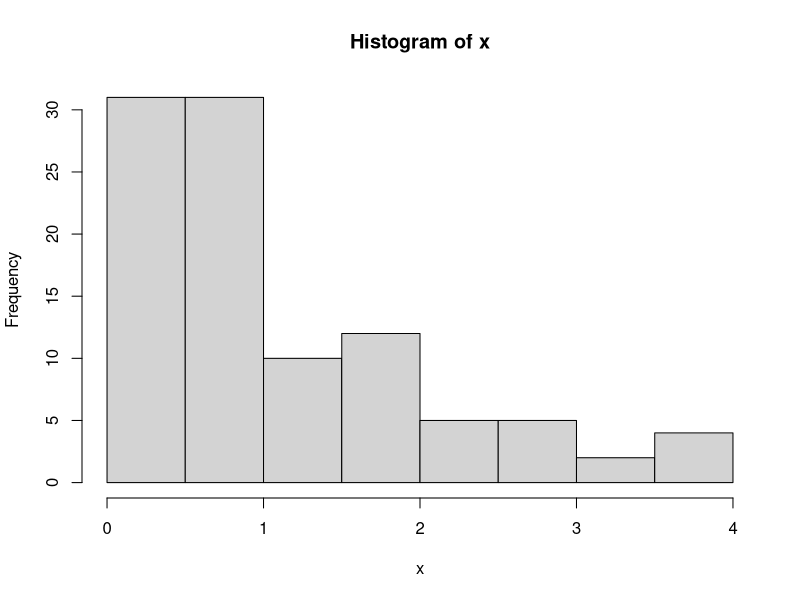
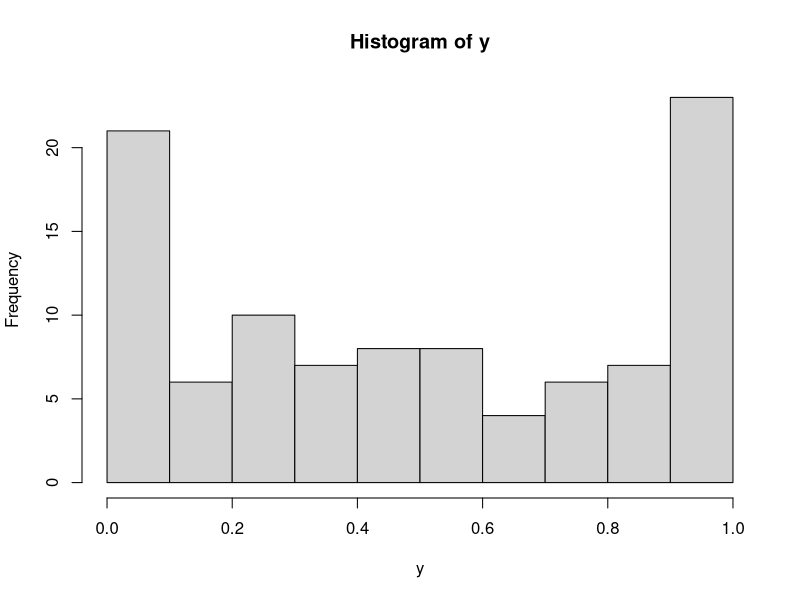
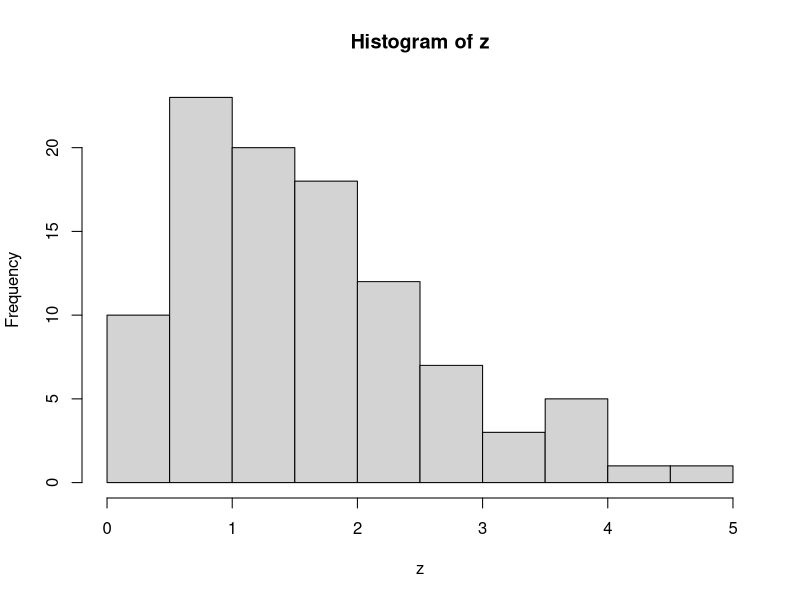
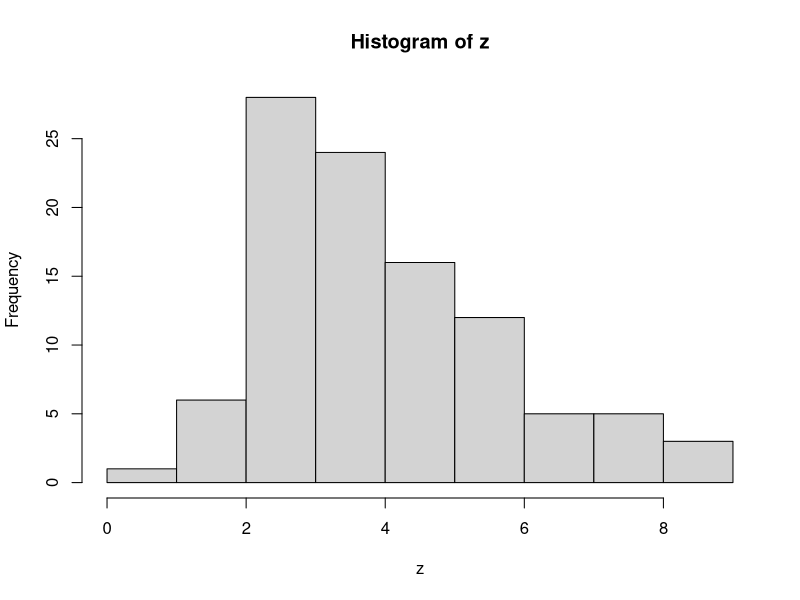
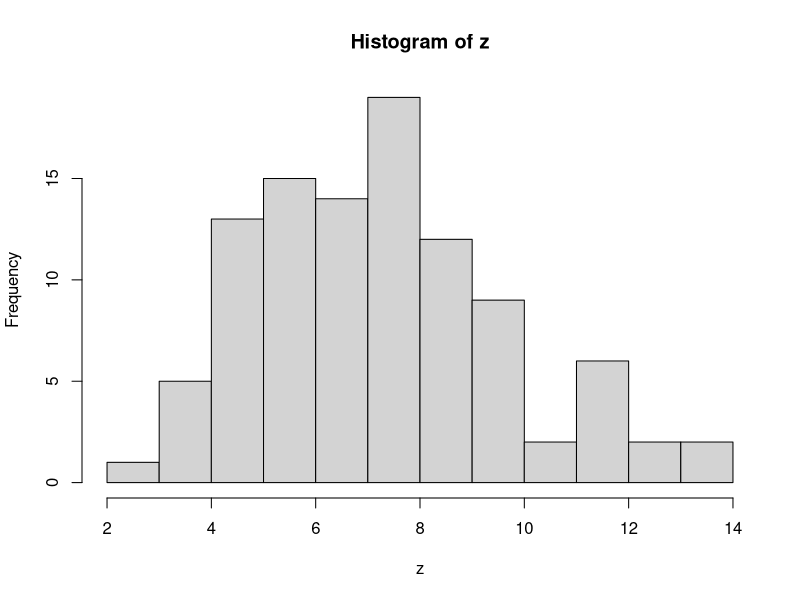

Write the R code that produced these figures, in order.
## ---- chunk 1
knitr::opts_chunk$set(echo = TRUE)
## ---- chunk 2
x<-rgamma(100,1)
hist(x)
y<-rbeta(100,.5,.5)
hist(y)
z<-x+y
hist(z)
r<-rgamma(100,2)
s<-rbeta(100,.1,.1)
z<-x+y+r+s
hist(z)
t<-rgamma(100,3)
u<-rbeta(100,.3,.3)
z<-x+y+r+s+t+u
hist(z)
